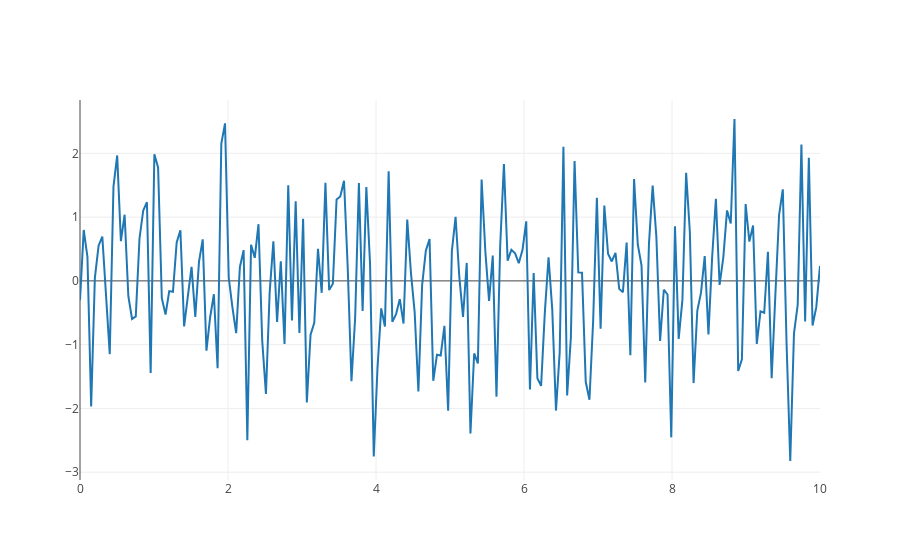

Notebook code cell kept with this figure:
### Code cell
# Create random data with numpy
import numpy as np

N = 200
random_x = np.linspace(0, 10, N)
random_y = np.random.randn(N)

trace = go.Scatter(
    x = random_x,
    y = random_y
)

data = [trace]

iplot(data, filename='basic-line')

### Figure 1 — Plotly figure (JSON) as saved in the notebook; plotly's stock layout.template omitted (floating-point values rounded to 4 significant figures; data arrays with more than 128 entries replaced by an {"elided": "..."} marker saying what was removed)
{"data": [{"type": "scatter", "uid": "1618b34c-c8e2-11e8-a93f-02ccb4a0b651", "x": {"elided": "200 float values"}, "y": {"elided": "200 float values"}}], "layout": {}}
